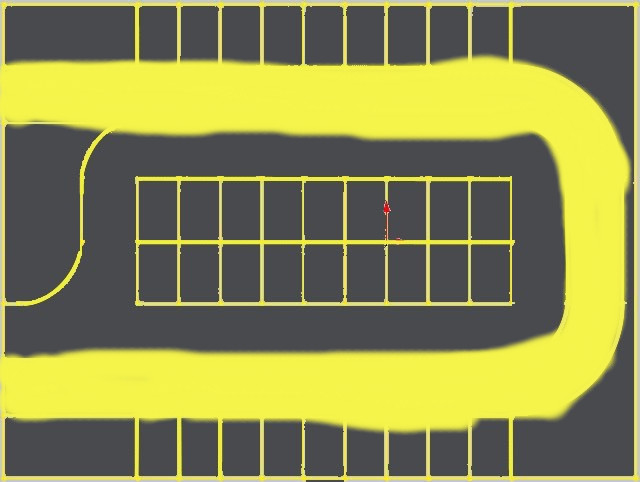
#> input picture autovalet_lane_detection/data/test_image.jpg, 640 x 482 px, given as the content of the folder in_ws/src/autovalet/autovalet_lane_detection/data/green_left, which was not available
$ python mask_extractor.py
#> lines starting #> are read from the running program, lines starting #| are printed output that depends on the picture; after the words box and inside, x2 and y2 are one past the last pixel; in counts of white or black regions, pixels touching at a corner belong together; pictures that were not available may be replaced by others from this repository, and a replacement may not be noted
#> in main, cv_img is the input picture: shape (482, 640, 3); mean B, G, R 79.6, 140, 140.1
import cv2
import numpy as np
import glob

# reference: https://opencv-python-tutroals.readthedocs.io/en/latest/py_tutorials/py_imgproc/py_colorspaces/py_colorspaces.html
def extract_mask(frame):
    temp = frame.copy()

    # Convert BGR to HSV
    hsv = cv2.cvtColor(temp, cv2.COLOR_BGR2HSV)
#> hsv: shape (482, 640, 3); mean H, S, V 71.4, 80.4, 142.9

    # define range of blue color in HSV
    # low = np.array([48,101,191])
    low = np.array([48,156,222])
    high = np.array([150,255,255])

    # Threshold the HSV image to get only blue colors
    mask = cv2.inRange(hsv, low, high)
#> mask: shape (482, 640); every value is 0
    kernel = np.ones((7,7),np.uint8)
    mask = cv2.morphologyEx(mask, cv2.MORPH_OPEN, kernel)

    # Bitwise-AND mask and original image
    return mask

def reverse(frame):
    temp = frame.copy()
    b = temp[:,:,0].astype('int')
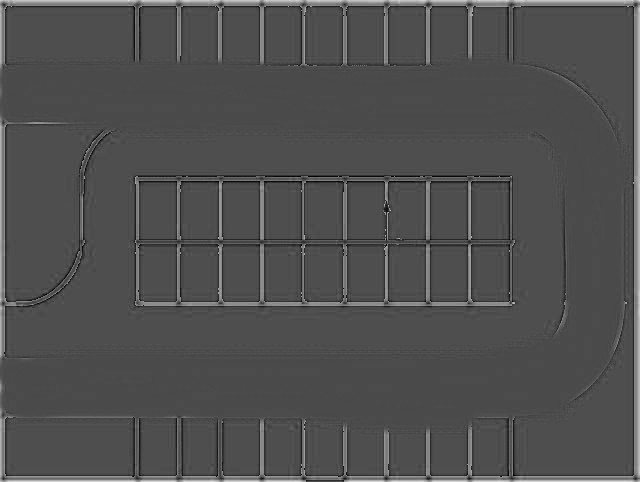
#> b: shape (482, 640) int64; min 0, max 222, mean 79.6
    g = temp[:,:,1].astype('int')
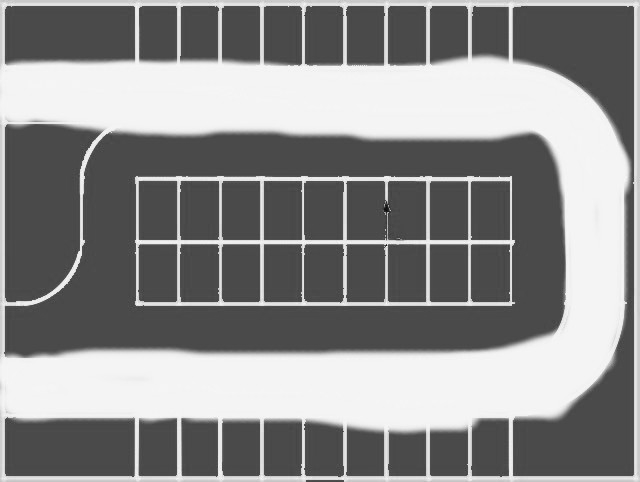
#> g: shape (482, 640) int64; min 9, max 255, mean 140
    r = temp[:,:,2].astype('int')
    test = 50+r
    indices = g > test
    foo = np.array(r>100)
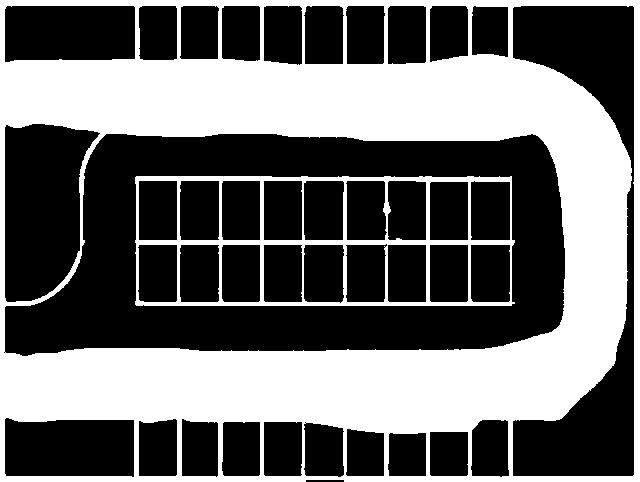
#> foo: shape (482, 640) bool; 42% white; 2 white regions, box (x1, y1, x2, y2) and area: (0, 0, 640, 482) 120614, (135, 176, 515, 306) 8884
    indices1 = np.logical_and(indices, foo)
    # make green the avg of red and blue where green is greater than red+50
    g[indices] = r[indices] + b[indices]

#> (the run stopped early here; a loop or call above may not have finished)
